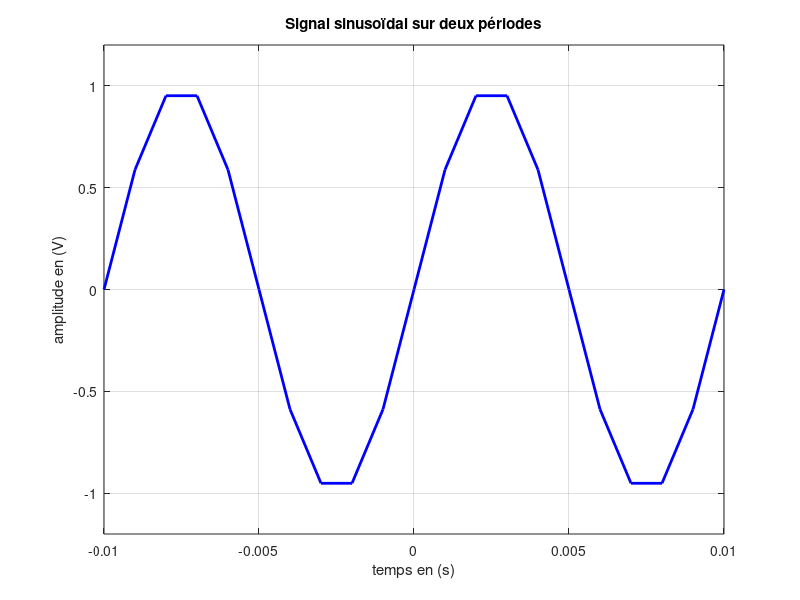

Recreate this plot in MATLAB.
fe = 1000;           % Fréquence d'échantillonnage (Hz)
f0 = 100;            % Fréquence du signal (Hz)
t = -0.01:1/fe:0.01; % Domaine temporel pour 2 périodes (2 x 1/100 = 0.02 s)
x = sin(2*pi*f0*t);  % Signal sinusoïdal

figure(7);
plot(t, x, 'b', 'LineWidth', 2); % Tracé du signal
grid on;
xlabel('temps en (s)');
ylabel('amplitude en (V)');
title('Signal sinusoïdal sur deux périodes');

% Limiter l'affichage à deux périodes
axis([-0.01 0.01 -1.2 1.2]);
